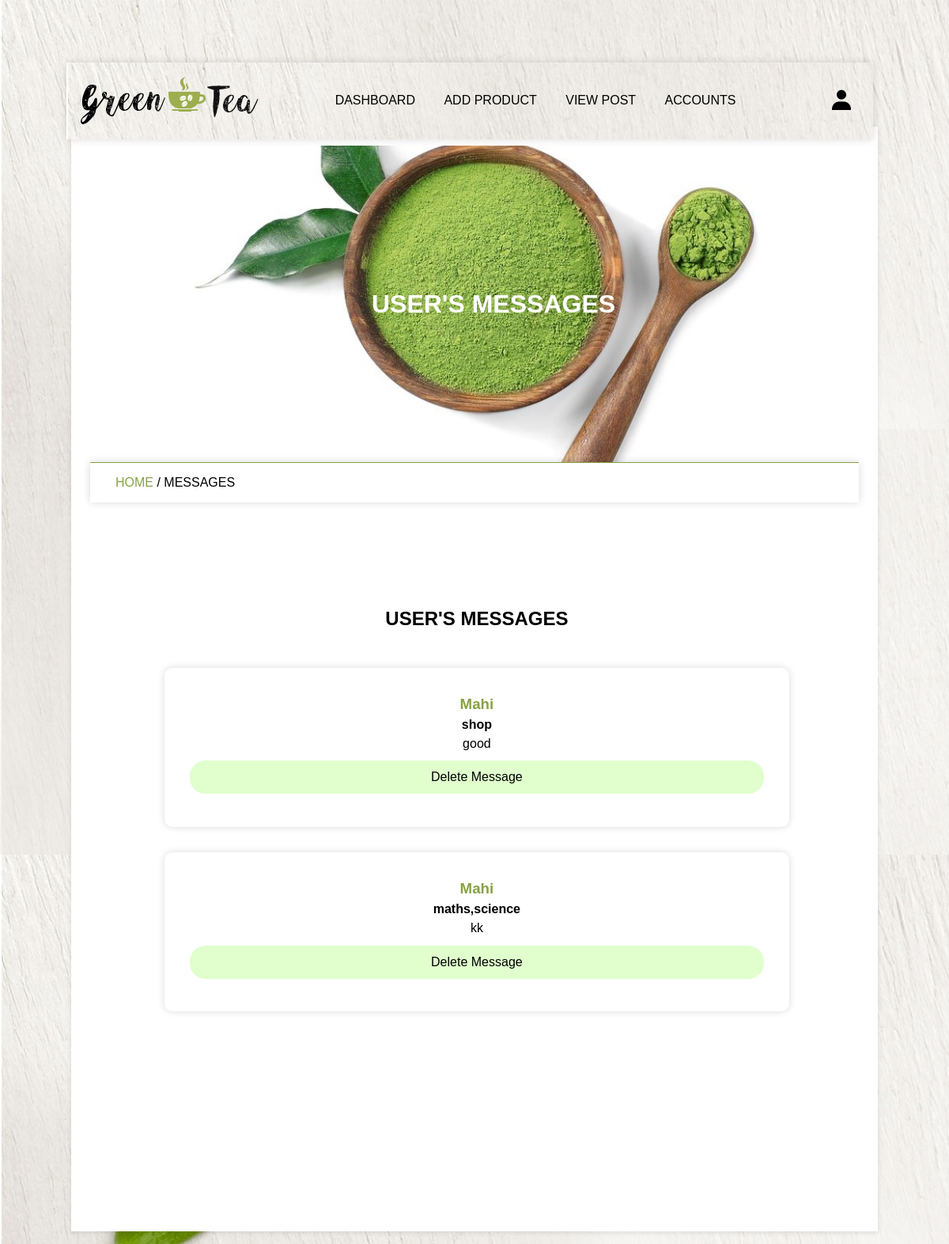
The app's page /store/admin_panel/admin/admin_message.php (signed in) with its own data.
### tables this page shows
CREATE TABLE `message` (
  `id` varchar(255) NOT NULL,
  `user_id` varchar(255) NOT NULL,
  `name` varchar(255) NOT NULL,
  `email` varchar(100) NOT NULL,
  `subject` varchar(255) NOT NULL,
  `message` varchar(255) NOT NULL
);

### store/admin_panel/admin/admin_message.php (the view, shortened to what this page needs)
<?php
	 include '../components/connection.php';
?>
<link rel="stylesheet" href="admin_style.css">
<!DOCTYPE html>
<html lang="en">
<head>
   	<link href='https://unpkg.com/boxicons@2.1.2/css/boxicons.min.css' rel='stylesheet'>
</head>
<body>
		<?php include '../components/admin_header.php'; ?>
		<div class="main">
			<div class="banner">
				<h1>user's messages</h1>
			</div>
			<div class="title2">
				<a href="home.php">home </a><span>/ messages</span>
			</div>
		<section class="message-container">
		<div class="heading"><h1>user's messages</h1></div>
		<div class="box-container">
			<?php
				$select_reviews = $conn->prepare("SELECT * FROM `message`");
				$select_reviews->execute();
				if ($select_reviews->rowCount() > 0) {
					while($fetch_review = $select_reviews->fetch(PDO::FETCH_ASSOC)){
			?>
			<div class="box">
				<h3 class="name"><?= $fetch_review['name']; ?></h3>
				<h4><?= $fetch_review['subject']; ?></h4>
				<p><?= $fetch_review['message']; ?></p>
					<form action="" method="post" class="flex-btn">
						<input type="submit" name="delete_review" value="delete message" class="btn" onclick="return confirm('delete this review');">
					</form>
			</div>
			<?php
					}
				}else{
					echo '<p class="empty">no messages added yet!</p>';
				}
			?>
		</div>
	</section>
	</div>
</body>
</html>

### store/admin_panel/admin/admin_style.css (style rules this page uses)
* { margin: 0; padding: 0; box-sizing: border-box; }
:root { --green : #87a243; --light-green: #e0ffcd; --box-shadow: 0 0 10px rgb(0 0 0/15%); }
html { font-size: 16px; -ms-overflow-style: scrollbar; -webkkit-tap-highlight-color: transparent; font-family: sans-serif; --ms-text-size-adjust: 100%; -webkit-text-size-djust: 100%; }
body { background-image: url('../img/body-bg.jpg'); width: 100%; }
.main { width: 85vw; background: #fff; box-shadow: 0 2px 6px 0 rgb(0 0 0 / 10%); margin: 1rem auto; margin-top: 10rem; padding: 2%; }
a { text-decoration: none; }
.btn { line-height: 2; background-color: #e0ffcd; padding: 5px 35px; display: inline-block; border-radius: 20px; color: #000; text-transform: capitalize; font-family: inherit; font-size: 16px; cursor: pointer; user-select: none; position: relative; overflow: hidden; vertical-align: middle; transition: color 0.3s ease; z-index: 2; }
.btn::before { position: absolute; content: ''; left: 0; top: 0; background: var(--green); color: #fff; height: 100%; width: 0; z-index: -1; transition: width 0.3s ease; }
input, textarea, button, select { background-color: transparent; border-radius: 20px; padding: 1rem; border: none; outline: none; width: 100%; margin: .6rem 0; }
input[type='submit'] { cursor: pointer; }
.box-container { display: grid; grid-template-columns: repeat(auto-fit, minmax(30rem, 1fr)); align-items: center; }
.box-container .box { margin: 1rem; }
.heading { text-align: center; text-transform: uppercase; padding: 1rem 0; color: var(--orange); margin-bottom: 1rem; }
section, .post-editor { width: 75vw; min-height: 100vh; background: var(--bg-color2); border-radius: 10px; padding: 4%; margin: 8% 4%; margin-bottom: 2%; }
.flex-btn { display: flex; }
.banner { background-image: url('../img/banner.jpg'); background-size: cover; background-position: center; background-color: var(--green); width: 100%; height: 50vh; text-align: center; display: flex; justify-content: center; align-items: center; }
.banner h1 { text-transform: uppercase; color: #fff; margin-left: 3rem; }
.title2 { border-top: 1px solid var(--green); padding: 1rem 2rem; text-transform: uppercase; box-shadow: var(--box-shadow); }
.title2 a { color: var(--green); }
.box-container { align-items: center; }
.message-container .box-container .box { box-shadow: var(--box-shadow); text-align: center; padding: 2rem; border-radius: 10px; line-height: 1.5; }
.message-container .box-container .box .name { text-transform: capitalize; color: var(--green); }

### records on screen
message: name "Mahi", subject "shop", message "good"
message: name "Mahi", subject "maths,science", message "kk"
